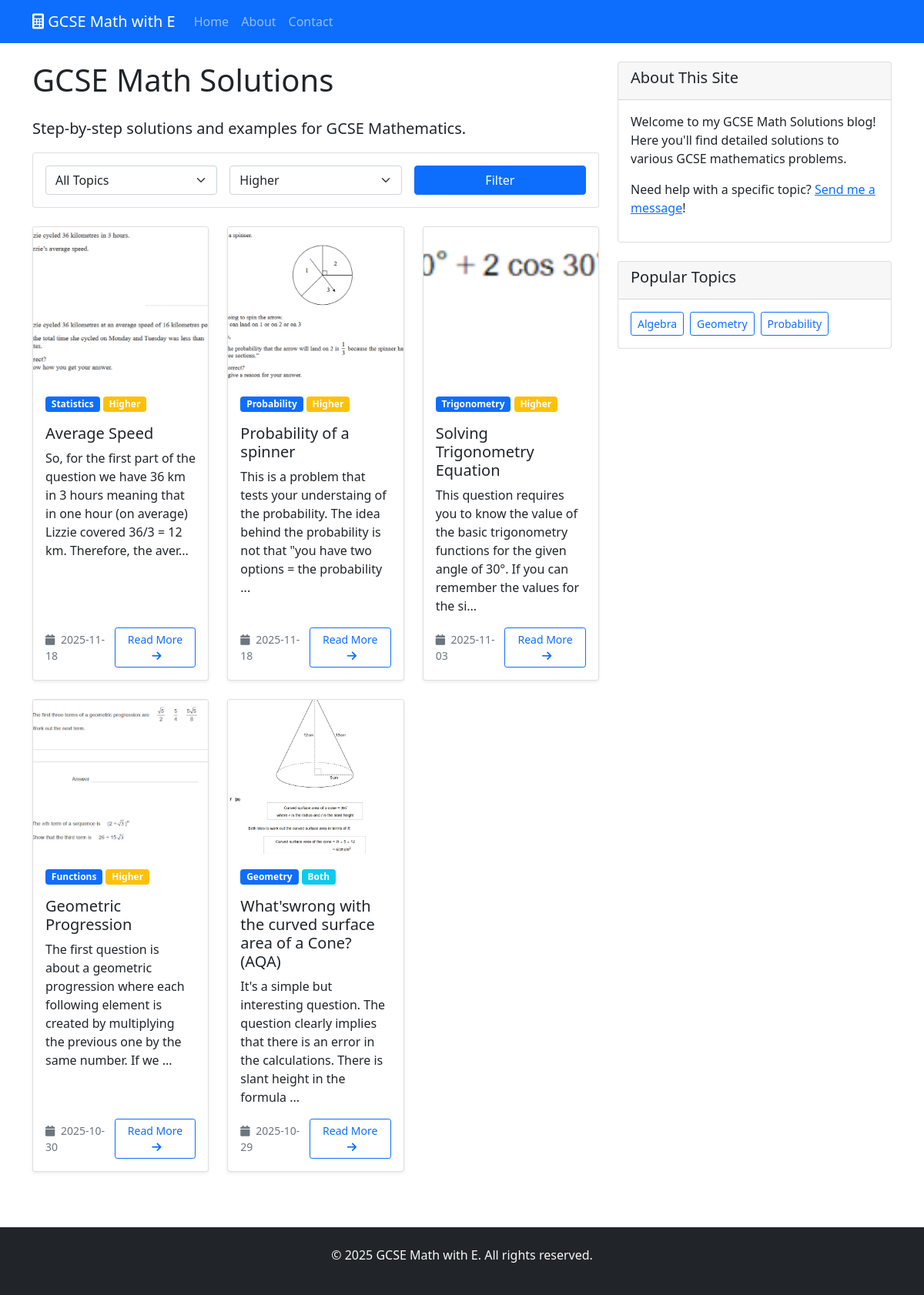
Screenshot of /?difficulty=higher with the database file from the repository.
### tables this page shows
CREATE TABLE posts (
                id INTEGER PRIMARY KEY AUTOINCREMENT,
                title TEXT NOT NULL,
                content TEXT NOT NULL,
                topic TEXT NOT NULL,
                difficulty TEXT,
                image_path TEXT,
                is_published BOOLEAN DEFAULT TRUE,
                created_at TIMESTAMP DEFAULT CURRENT_TIMESTAMP,
                updated_at TIMESTAMP DEFAULT CURRENT_TIMESTAMP
            );

### main.py (the view)
@app.route('/')
def index():
    page = request.args.get('page', 1, type=int)
    topic = request.args.get('topic', '')
    difficulty = request.args.get('difficulty', '')
    db = get_db()
    query = 'SELECT * FROM posts WHERE is_published = 1'
    params = []
    if topic:
        query += ' AND topic = ?'
        params.append(topic)
    if difficulty and difficulty != 'all':
        query += ' AND (difficulty = ? OR difficulty = ?)'
        params.extend([difficulty, 'both'])
    query += ' ORDER BY created_at DESC LIMIT 6 OFFSET ?'
    params.append((page - 1) * 6)
    posts = db.execute(query, params).fetchall()
    count_query = 'SELECT COUNT(*) FROM posts WHERE is_published = 1'
    count_params = []
    if topic:
        count_query += ' AND topic = ?'
        count_params.append(topic)
    if difficulty and difficulty != 'all':
        count_query += ' AND (difficulty = ? OR difficulty = ?)'
        count_params.extend([difficulty, 'both'])
    total_posts = db.execute(count_query, count_params).fetchone()[0]
    total_pages = (total_posts + 5) // 6 if total_posts > 0 else 1
    return render_template('index.html',
                           posts=posts,
                           topic=topic,
                           difficulty=difficulty,
                           current_page=page,
                           total_pages=total_pages)

### main.py (called while the page is built)
def get_db():
    conn = sqlite3.connect(app.config['DATABASE'])
    conn.row_factory = sqlite3.Row
    return conn

### templates/index.html (shortened to what this page needs)
{% extends "base.html" %}
{% block content %}
<div class="row">
    <div class="col-md-8">
        <h1 class="mb-4">GCSE Math Solutions</h1>
        <p class="lead">Step-by-step solutions and examples for GCSE Mathematics.</p>
        <div class="card mb-4">
            <div class="card-body">
                <form method="GET" class="row g-3">
                    <div class="col-md-4">
                        <select name="topic" class="form-select">
                            <option value="">All Topics</option>
                        </select>
                    </div>
                    <div class="col-md-4">
                        <select name="difficulty" class="form-select">
                            <option value="higher" {% if difficulty == 'higher' %}selected{% endif %}>Higher</option>
                        </select>
                    </div>
                    <div class="col-md-4">
                        <button type="submit" class="btn btn-primary w-100">Filter</button>
                    </div>
                </form>
            </div>
        </div>
        {% if posts %}
            <div class="row">
                {% for post in posts %}
                <div class="col-md-6 col-lg-4 mb-4">
                    <div class="card h-100 shadow-sm">
                        {% if post.image_path %}
                        <img src="{{ url_for('static', filename='uploads/' + post.image_path) }}"
                             class="card-img-top" alt="{{ post.title }}"
                             style="height: 200px; object-fit: cover;">
                        {% else %}
                        <div class="card-img-top bg-light d-flex align-items-center justify-content-center"
                             style="height: 200px;">
                            <i class="fas fa-calculator fa-3x text-muted"></i>
                        </div>
                        {% endif %}
                        <div class="card-body d-flex flex-column">
                            <div class="mb-2">
                                <span class="badge bg-primary mb-2">{{ post.topic|title }}</span>
                                {% if post.difficulty %}
                                <span class="badge bg-{{ 'success' if post.difficulty == 'foundation' else 'warning' if post.difficulty == 'higher' else 'info' }}">
                                    {{ post.difficulty|title }}
                                </span>
                                {% endif %}
                            </div>
                            <h5 class="card-title">{{ post.title }}</h5>
                            <p class="card-text flex-grow-1">
                                {% if post.content|length > 150 %}
                                    {{ post.content[:150] }}...
                                {% else %}
                                    {{ post.content }}
                                {% endif %}
                            </p>
                            <div class="mt-auto">
                                <div class="d-flex justify-content-between align-items-center">
                                    <small class="text-muted">
                                        <i class="fas fa-calendar me-1"></i>
                                        {{ post.created_at[:10] }}
                                    </small>
                                    <a href="{{ url_for('show_post', post_id=post.id) }}"
                                       class="btn btn-outline-primary btn-sm">
                                        Read More <i class="fas fa-arrow-right ms-1"></i>
                                    </a>
                                </div>
                            </div>
                        </div>
                    </div>
                </div>
                {% endfor %}
            </div>
        {% else %}
            <div class="alert alert-info">
                No posts found matching your criteria.
            </div>
        {% endif %}
    </div>
    <div class="col-md-4">
        <div class="card">
            <div class="card-header">
                <h5>About This Site</h5>
            </div>
            <div class="card-body">
                <p>Welcome to my GCSE Math Solutions blog! Here you'll find detailed solutions to various GCSE mathematics problems.</p>
                <p>Need help with a specific topic? <a href="{{ url_for('contact') }}">Send me a message</a>!</p>
            </div>
        </div>
        <div class="card mt-4">
            <div class="card-header">
                <h5>Popular Topics</h5>
            </div>
            <div class="card-body">
                <div class="d-flex flex-wrap gap-2">
                    <a href="{{ url_for('index', topic='algebra') }}" class="btn btn-outline-primary btn-sm">Algebra</a>
                    <a href="{{ url_for('index', topic='geometry') }}" class="btn btn-outline-primary btn-sm">Geometry</a>
                    <a href="{{ url_for('index', topic='probability') }}" class="btn btn-outline-primary btn-sm">Probability</a>
                </div>
            </div>
        </div>
    </div>
</div>
{% endblock %}

### rows the page displays
posts: image_path (picture), topic "Statistics", difficulty "Higher", title "Average Speed", content "So, for the first part of the question we have 36 km in 3 hours meaning that in one hour (on average) Lizzie covered 36/3 = 12 km. Therefore, the aver", created_at "2025-11-18"
posts: image_path (picture), topic "Probability", difficulty "Higher", title "Probability of a spinner", content "This is a problem that tests your understaing of the probability. The idea behind the probability is not that \"you have two options = the probability", created_at "2025-11-18"
posts: image_path (picture), topic "Trigonometry", difficulty "Higher", title "Solving Trigonometry Equation", content "This question requires you to know the value of the basic trigonometry functions for the given angle of 30°. If you can remember the values for the si", created_at "2025-11-03"
posts: image_path (picture), topic "Functions", difficulty "Higher", title "Geometric Progression", content "The first question is about a geometric progression where each following element is created by multiplying the previous one by the same number. If we", created_at "2025-10-30"
posts: image_path (picture), topic "Geometry", difficulty "Both", title "What'swrong with the curved surface area of a Cone? (AQA)", content "It's a simple but interesting question. The question clearly implies that there is an error in the calculations. There is slant height in the formula", created_at "2025-10-29"
